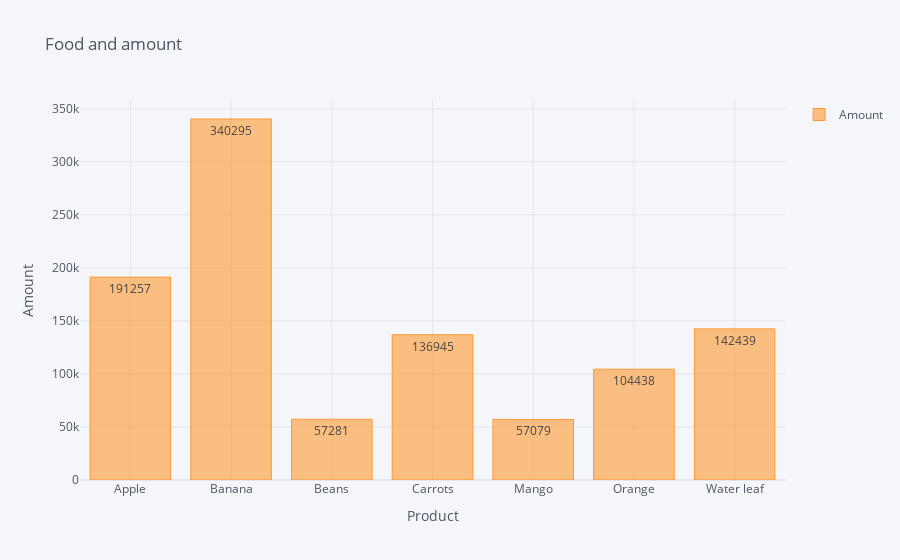

Notebook source saved alongside this figure:
### Code cell
product_sum.iplot(kind="bar",x="Product", y="Amount", text="Amount",showlegend=True,title="Food and amount", xaxis_title="Product", yaxis_title="Amount")

### Figure 1 — Plotly figure (JSON) as saved in the notebook; plotly's stock layout.template omitted (floating-point values rounded to 4 significant figures)
{"data": [{"marker": {"color": "rgba(255, 153, 51, 0.6)", "line": {"color": "rgba(255, 153, 51, 1.0)", "width": 1}}, "name": "Amount", "orientation": "v", "text": [191257, 340295, 57281, 136945, 57079, 104438, 142439], "type": "bar", "x": ["Apple", "Banana", "Beans", "Carrots", "Mango", "Orange", "Water leaf"], "y": [191257, 340295, 57281, 136945, 57079, 104438, 142439]}], "layout": {"legend": {"bgcolor": "#F5F6F9", "font": {"color": "#4D5663"}}, "paper_bgcolor": "#F5F6F9", "plot_bgcolor": "#F5F6F9", "showlegend": true, "title": {"font": {"color": "#4D5663"}, "text": "Food and amount"}, "xaxis": {"gridcolor": "#E1E5ED", "showgrid": true, "tickfont": {"color": "#4D5663"}, "title": {"font": {"color": "#4D5663"}, "text": "Product"}, "zerolinecolor": "#E1E5ED"}, "yaxis": {"gridcolor": "#E1E5ED", "showgrid": true, "tickfont": {"color": "#4D5663"}, "title": {"font": {"color": "#4D5663"}, "text": "Amount"}, "zerolinecolor": "#E1E5ED"}}}
